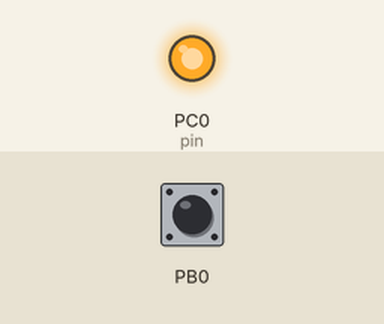
Simulated run of this program. Board: ATmega32, built with avr-gcc and emulated at 1 MHz (the files do not name the chip). Parts: output pins drawn as LEDs (lit = HIGH). The inputs (shaded band) are chosen by the test bench; at power-on: PB0 HIGH.

Above: at 1.2 s.
1.3 s: PB0 pulled LOW for 0.15 s
At 2.3 s:
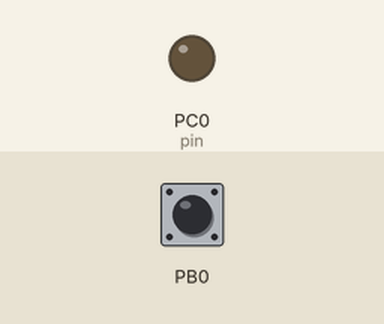
2.9 s: PB0 pulled LOW for 1 s
At 3.5 s:
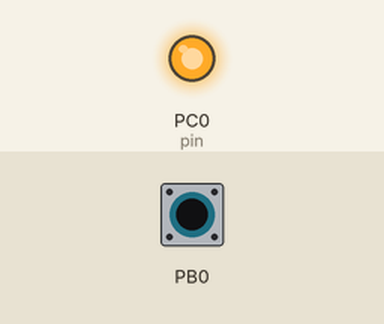
5.4 s: PB0 pulled LOW for 3.2 s
At 6.6 s:
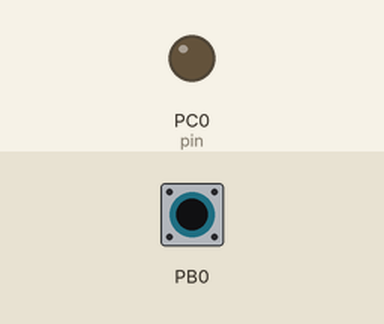
Timing chart, 0 to 8.4 s (numbered marks = the images above; inputs shaded):
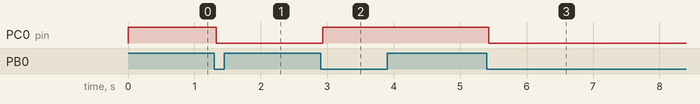

Measured:
- after the input at 1.3 s, PC0 (pin): HIGH → LOW at once
- after the input at 2.9 s, PC0 (pin): LOW → HIGH at once
- after the input at 5.4 s, PC0 (pin): HIGH → LOW at once

The program:

main.c
```c
/*
 * main.c
 *
 *  Created on: ??þ/??þ/????
 *      Author: Mohamed ELameer
 */


#include "LED.h"


int main (void)
{
	volatile unit8 flag=0;
	Direction_output(Direction_C,0);
	Pin_output(PC,0);
	Direction_input(PB,0);
	Internal_pullup(PB,0);
	while(1){
		if(Pin_is_clear(PINB,0)){
			_delay_ms(30);
			if(Pin_is_clear(PINB,0)){
				if(flag==0){
				LED_toggle_PL();
				    flag=1; /*will not enter till the next time*/
			      	}
			     }

		   }
		else {

				flag=0;
				 }


	    }

}
```

INTERFACE.h
```c
/*
 * INTERFACE.h
 *
 *  Created on: ??þ/??þ/????
 *      Author: Mohamed ELameer
 */

#ifndef INTERFACE_H_
#define INTERFACE_H_


/*Direction  ports */
#define Direction_A   DDRA
#define Direction_B   DDRB
#define Direction_C   DDRC
#define Direction_D   DDRD

/*ports*/
#define PA    PORTA
#define PB    PORTB
#define PC    PORTC
#define PD    PORTD


#define Direction_output(REG,pin) (REG=REG|(1<<pin))
#define Direction_input(REG,pin)  (REG=REG&~(1<<pin))


#define Pin_output(REG,pin)       (REG=REG|(1<<pin))
#define Pin_clear(REG,pin)        (REG=REG&~(1<<pin))
#define Pin_toggle(REG,pin)       (REG=REG^(1<<pin))


#define Pin_is_set(REG,pin)       (REG&(1<<pin))
#define Pin_is_clear(REG,pin)     (!((REG)&(1<<pin)))
#define Internal_pullup(REG,pin)  (REG=REG|(1<<pin))


#endif /* INTERFACE_H_ */
```

LED.c
```c
/*
 * LED.c
 *
 *  Created on: ??þ/??þ/????
 *      Author: Mohamed ELameer
 */
#include "LED.h"

#define Negative_logic
#define Postive_logic

#define port    PC
#define pin     0
/*#define port2   PC
#define pin2    1*/


#ifdef pin2
void LED_on_2PL(){

	Pin_output(port2,pin2);

}

void LED_off_2PL(void){

	Pin_clear(port2,pin2);
}

void LED_toggle_2PL(){
	Pin_toggle(port2,pin2);
	_delay_ms(1000);

}
#endif

#ifdef Postive_logic

void LED_on_PL(){
	Pin_output(port,pin);
}


void LED_off_PL(void){
	Pin_clear(port,pin);
}


void LED_toggle_PL(){
	Pin_toggle(port,pin);


}
#endif

#ifdef Negative_logic

void LED_on_NL(){
	Pin_clear(port,pin);

}

void LED_off_NL(){
	Pin_output(port,pin);

}

void LED_toggle_NL(){
	LED_off_PL();
	_delay_ms(1000);
	LED_on_PL();
	_delay_ms(1000);


}

#endif
```

LED.h
```c
/*
 * LED.h
 *
 *  Created on: ??þ/??þ/????
 *      Author: Mohamed ELameer
 */

#ifndef LED_H_
#define LED_H_


#include "INTERFACE.h"
#include "MICRO_setting.h"
#include "UNIT_types.h"

void LED_on_PL(void);
void LED_on_2PL(void);
void LED_on_NL(void);
void LED_toggle_PL(void);
void LED_toggle_NL(void);
void LED_off_PL(void);
void LED_off_2PL(void);
void LED_off_NL(void);
#endif /* LED_H_ */
```

MICRO_setting.h
```c
/*
 * MICRO_SETTING.h
 *
 *  Created on: ??þ/??þ/????
 *      Author: Mohamed ELameer
 */

#ifndef MICRO_SETTING_H_
#define MICRO_SETTING_H_


#ifndef F_CPU
#define F_CPU 1000000UL
#endif

#include <avr/io.h>
#include <util/delay.h>
#include <avr/interrupt.h>


#endif /* MICRO_SETTING_H_ */
```

UNIT_types.h
```c
#ifndef UNIT_TYPES_H
#define UNIT_TYPES_H

typedef unsigned char unit8;
typedef unsigned short unit16;
typedef unsigned long unit32;


#endif
```
